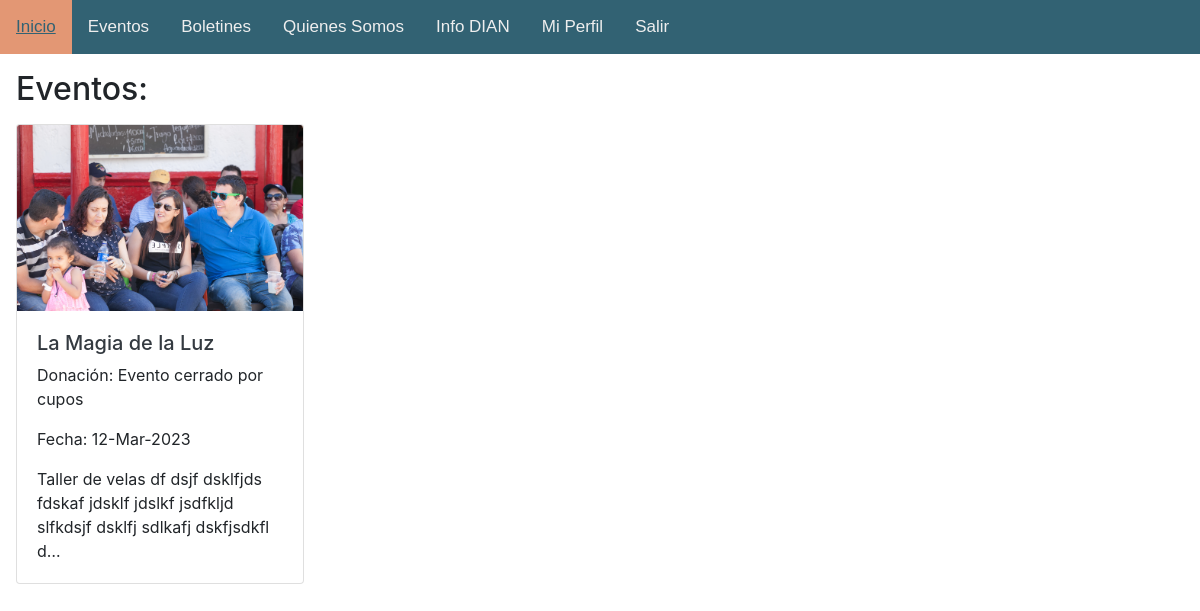
The app's page /eventos/lista/ (signed in) with its own data.
### eventos/models.py (models this page shows, shortened)
class Evento(models.Model):
    TYPES = [
        ('Taller', 'Taller'),
        ('Encuentro', 'Encuentro'),
        ('Experiencia', 'Experiencia'),
    ]
    nombre = models.CharField(max_length=40)
    tipo = models.CharField(max_length=15, choices=TYPES)
    descripcion = models.TextField(null=True, blank=True)
    lugar = models.TextField(null=True, blank=True)
    duracion = models.CharField(max_length=40)
    incluye = models.TextField(null=True, blank=True)
    fecha = models.DateField()
    costo1 = models.PositiveIntegerField(default=0)
    fecha_costo1 = models.DateField(default=None, null=True, blank=True)
    costo2 = models.PositiveIntegerField(default=0)
    fecha_costo2 = models.DateField(default=None, null=True, blank=True)
    costo = models.PositiveIntegerField(default=0)
    fecha_costo = models.DateField(default=None, null=True, blank=True)
    imagen = models.ImageField(upload_to='eventos', null=True, blank=True)
    inscritos = models.ManyToManyField(User, blank=True)
    concluido = models.BooleanField(default=False)
    cancelado = models.BooleanField(default=False)
    cupos = models.PositiveSmallIntegerField(default=0)
    cant_inscritos = models.PositiveSmallIntegerField(default=0)
    cerrado = models.BooleanField(default=False)
    prueba = models.BooleanField(default=True)

### eventos/views.py (the view)
# urls.py: path('lista/', views.listaEventos, name="eventos.lista"),
def listaEventos(request):
    staff = False
    comunidad = False
    try:
        user = request.user
        cu = CustomUser.objects.get(user_id=user.id)
        if cu.comunidad:
            comunidad = True
        if cu.staff:
            staff = True
    except:
        pass
    for evento in Evento.objects.filter(cancelado=False, concluido=False):
        evento.cant_inscritos = 0
        for inscripcion in Inscripciones.objects.filter(evento=evento):
            evento.cant_inscritos = evento.cant_inscritos + inscripcion.cantidad
        if evento.cant_inscritos >= evento.cupos or evento.fecha_costo2 < date.today():
            evento.cerrado = True
        else:
            evento.cerrado = False
        if evento.fecha_costo1 > date.today():
            evento.costo = evento.costo1
            evento.fecha_costo = evento.fecha_costo1
        else:
            evento.costo = evento.costo2
            evento.fecha_costo = evento.fecha_costo2
        if evento.fecha < date.today():
            evento.concluido = True
        evento.save()
    return render(request, 'eventos/list.html', {
        'events': Evento.objects.filter(cancelado=False, concluido=False, prueba=False).order_by('fecha'),
        'all_events': Evento.objects.filter(cancelado=False, concluido=False).order_by('fecha'),
        'comunidad': comunidad,
        'staff': staff,
    })

### eventos/templates/eventos/list.html (shortened to what this page needs)
{% extends 'base.html' %}
{% load static %}
    {% block body %}
    <h2 class="mx-3 my-3">Eventos:</h2>
    <div class="row mx-3 my-3">
    {% if staff %}
    {% for event in all_events %}
    <div class="card" style="width: 18rem;">
      <a href="{% url 'eventos.detail' pk=event.id %}" class="text-dark text-decoration-non">
        <img src="{{ event.imagen.url }}" class="card-img-top" alt="{{event.nombre}}">
        <div class="card-body">
            <h5>{{ event.nombre }}</h5></a>
            <p class="card-text">Donación:
                {% if event.cerrado %}
                    Evento cerrado por cupos
                {% else %}
                    ${{ event.costo }}
                    <br><small>(Hasta el {{ event.fecha_costo }})</small>
                {% endif %}
            </p>
            <p class="card-text">Fecha: {{ event.fecha|date:"d-M-Y" }}</p>
            <p class="card-text">{{ event.descripcion|truncatechars:100}}</p>
        </div>
    </div>
    {% endfor %}
    {% endif %}
    {% endblock %}

### static/css/style.css (style rules this page uses)
body { margin: 0; font-family: Arial, Helvetica, sans-serif; }

### records on screen
Evento: imagen (picture), nombre "La Magia de la Luz", cerrado "Evento cerrado por cupos", fecha "12-Mar-2023", descripcion "Taller de velas df dsjf dsklfjds fdskaf jdsklf jdslkf jsdfkljd slfkdsjf dsklfj sdlkafj dskfjsdkfl d…"
